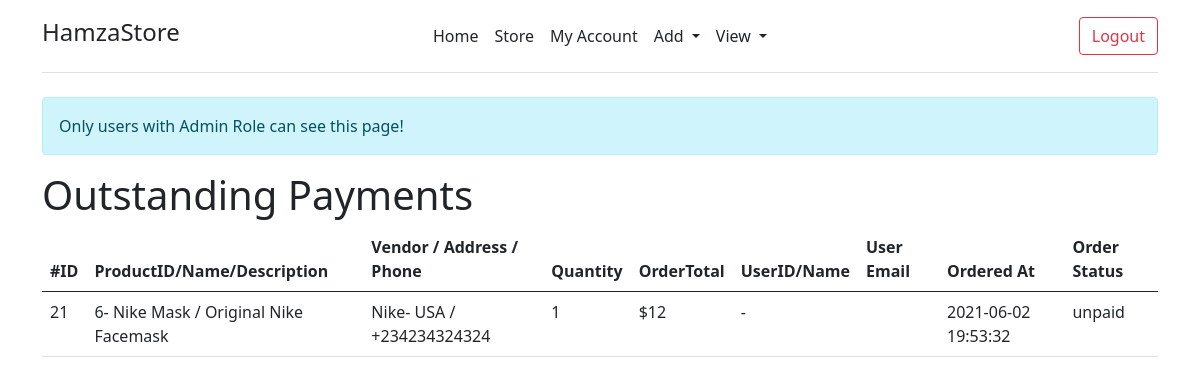
/outstandingpayments.php (signed in), run on the app's committed database.
### tables this page shows
CREATE TABLE `orders` (
  `orderID` int(5) NOT NULL,
  `productID` int(5) NOT NULL,
  `quantity` int(5) NOT NULL,
  `orderTotal` float NOT NULL,
  `userID` int(5) NOT NULL,
  `orderDate` timestamp NOT NULL DEFAULT current_timestamp(),
  `orderStatus` varchar(6) NOT NULL DEFAULT 'unpaid',
  `orderDiscount` varchar(5) NOT NULL DEFAULT 'false'
);

CREATE TABLE `products` (
  `productID` int(11) NOT NULL,
  `productname` varchar(100) NOT NULL,
  `description` varchar(200) NOT NULL,
  `price` float NOT NULL,
  `quantity` int(11) NOT NULL,
  `vendorID` int(11) NOT NULL,
  `image` varchar(1000) NOT NULL
);

CREATE TABLE `vendors` (
  `vendorID` int(120) NOT NULL,
  `vendorname` varchar(45) DEFAULT NULL,
  `address` varchar(100) DEFAULT NULL,
  `phone` varchar(20) DEFAULT NULL
);

### includes/resources.php (called while the page is built, shortened)
<?php
    function viewProductID($con, $productid){
        $sql = "SELECT * FROM products WHERE productID = $productid";
        return $con -> query($sql);
    }
    function viewVendorID($con, $vendorID){
        $sql = "SELECT * FROM vendors WHERE vendorID = $vendorID";
        return $con -> query($sql);
    }
    function viewUnpaidOrders($con){
        $sql = "SELECT * FROM orders WHERE orderStatus = 'unpaid'";
        return $con -> query($sql);
    }
?>

### outstandingpayments.php (the view, shortened to what this page needs)
<?php
require_once 'includes/header.php';
require_once 'includes/db.inc.php';
require_once 'includes/resources.php';
?>
<div class="container">
<div class="alert alert-info" role="alert">
  Only users with Admin Role can see this page!
</div>
<div class="row">
    <div class="page-header">
        <h1>Outstanding Payments</h1>
    </div>
</div>
<div class="row">
    <div class="table-responsive">
        <table class="table">
            <thead>
                <tr>
                <th>#ID</th>
              <th>ProductID/Name/Description</th>
              <th>Vendor / Address / Phone</th>
              <th>Quantity</th>
              <th>OrderTotal</th>
              <th>UserID/Name</th>
              <th>User Email</th>
              <th>Ordered At</th>
              <th>Order Status</th>
                </tr>
            </thead>
        <tbody>
            <?php
                $query = viewUnpaidOrders($con);
                while ($order = $query -> fetch_array()) {
                    $productid = $order["productID"];
                    $userid = $order["userID"];
                    $product_query = viewProductID($con, $productid);
                    $product = $product_query -> fetch_array();
                    $vendorid = $product["vendorID"];
                    $user_query = viewUserID($con, $userid);
                    $user = $user_query -> fetch_array();
                    $vendor_query = viewVendorID($con, $vendorid);
                    $vendor = $vendor_query -> fetch_array();
                    ?>
                    <td><?php echo $order["orderID"];?></td>
                    <td><?php echo $product["productID"];?>- <?php echo $product["productname"];?> / <?php echo $product["description"];?></td>
                    <td><?php echo $vendor["vendorname"];?>- <?php echo $vendor["address"];?> / <?php echo $vendor["phone"];?></td>
                    <td><?php echo $order["quantity"];?></td>
                    <td>$<?php echo $order["orderTotal"];?></td>
                    <td><?php echo $user["userID"];?>-<?php echo $user["firstname"];?> <?php echo $user["lastname"];?></td>
                    <td><?php echo $user["email"];?></td>
                    <td><?php echo $order["orderDate"];?></td>
                    <td><?php echo $order["orderStatus"];?></td>
            <?php
                }
            ?>
        </tbody>
        </table>
    </div>
</div>
</div>
<?php
require_once 'includes/footer.php';
?>

### data on the page
orders: orderID "21", productID.productID "6", productID.productname "Nike Mask", productID.description "Original Nike Facemask", vendors.vendorname "Nike", vendors.address "USA", vendors.phone "+234234324324", quantity "1", orderTotal "12", orderDate "2021-06-02 19:53:32", orderStatus "unpaid"
